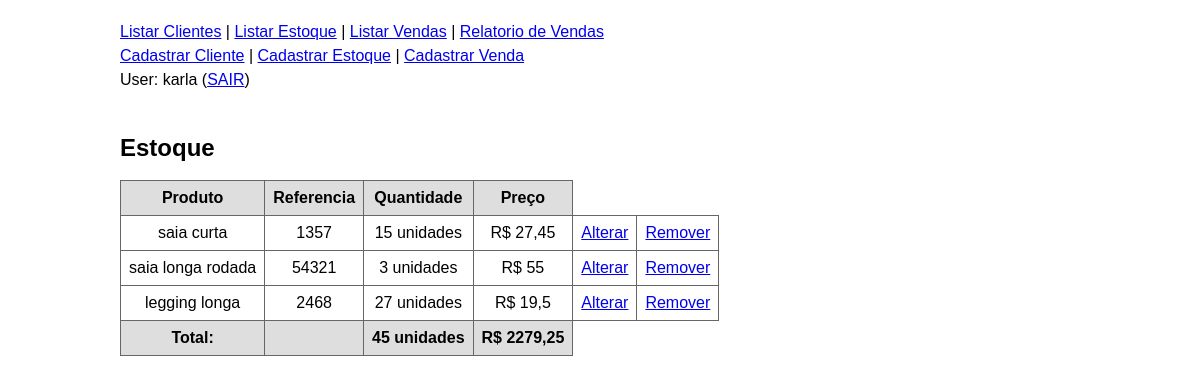
Screenshot of /index.php/estoque/listar/ (signed in) with the database file from the repository.
### tables this page shows
CREATE TABLE estoque (
	id int NOT NULL auto_increment,
	nome_produto varchar(255) NOT NULL,
	preco_produto float NOT NULL,
	quantidade_produto int NOT NULL,
	referencia varchar(255) NOT NULL,
	UNIQUE (nome_produto),
	PRIMARY KEY (id)
);

### controle/rotas.php (called while the page is built, shortened)
<?php
    function montar_include($pasta, $arquivo) {
        return TEMPLATES.'/'.$pasta.'/'.$arquivo.'.php';
    }
    function mostrar_conteudo() {
        $uri = $_SERVER['REQUEST_URI'];
        $uri = explode('?', $uri);
        $uri = $uri[0];
        $uri = rtrim($uri, '/');
        $partes = explode('/', $uri);
        if(count($partes) >= 5) {
            $arquivo = array_pop($partes);
            $pasta = array_pop($partes);
        } else {
            $pasta = 'estoque';
            $arquivo = 'listar';
        }
        $caminho = montar_include($pasta, $arquivo);
        include_once($caminho);
    }
?>

### controle/banco.php (called while the page is built, shortened)
<?php
    function select_all($tabela, $where=''){
        $sql = 'SELECT * from '.$tabela.' '.$where.';';
        $resultado = mysql_query($sql);
        $objetos = array();
        while($row = mysql_fetch_assoc($resultado)){
            $objetos[] = $row;
        }
        return $objetos;
    }
?>

### controle/functions.php (called while the page is built, shortened)
<?php
	function reverter_float($dados){
		$dados = str_replace('.', ',', $dados);
		return $dados;
	}
?>

### templates/Estoque/listar.php (the view)
<br /><br />
<h2>Estoque</h2>
<table class='lista'>
	<tr>
		<th>Produto</th>
		<th>Referencia</th>
		<th>Quantidade</th>
		<th>Preço</th>
	</tr>
<?php
	$quantidade_total = 0;
	$soma_preco = 0;
	$estoque = select_all('estoque');
	foreach ($estoque as $produto):
		$quantidade_total += $produto['quantidade_produto'];
		$soma_preco += $quantidade_total*$produto['preco_produto'];
?>
	<tr>
		<td><?php echo $produto['nome_produto']; ?></td>
		<td><?php echo $produto['referencia']; ?></td>
		<td><?php echo $produto['quantidade_produto'].' unidades'; ?></td>
		<td><?php echo 'R$ '.reverter_float($produto['preco_produto']); ?></td>
		<td><a href='/<?php echo BASE; ?>/index.php/estoque/alterar/?id=<?php echo $produto['id']; ?>'>Alterar</a></td>
		<td><a href='/<?php echo BASE; ?>/index.php/estoque/remover/?id=<?php echo $produto['id']; ?>'>Remover</a></td>
	</tr>
<?php
    endforeach;
?>
	<th>Total:</th>
	<th></th>
	<th><?php echo $quantidade_total.' unidades'; ?></th>
	<th><?php echo 'R$ '.reverter_float($soma_preco); ?></th>
</table>

### estaticos/estilo.css (style rules this page uses)
body { width: 960px; margin: 0 auto; font: normal 16px/24px "Lucida Grande", Arial, Ubuntu, sans-serif; padding: 20px 20px 0; }
table.lista { border-width: 1px; border-color: #666666; border-collapse: collapse; }
table.lista th { border-width: 1px; padding: 8px; border-style: solid; border-color: #666666; background-color: #dedede; }
table.lista td { text-align: center; border-width: 1px; padding: 8px; border-style: solid; border-color: #666666; background-color: #ffffff; }

### rows the page displays
estoque: nome_produto "saia curta", referencia "1357", quantidade_produto "15", preco_produto "27,45"
estoque: nome_produto "saia longa rodada", referencia "54321", quantidade_produto "3", preco_produto "55"
estoque: nome_produto "legging longa", referencia "2468", quantidade_produto "27", preco_produto "19,5"

### other values shown
$_SESSION['login'] "karla"
$quantidade_total "45"
reverter_float($soma_preco) "2279,25"
